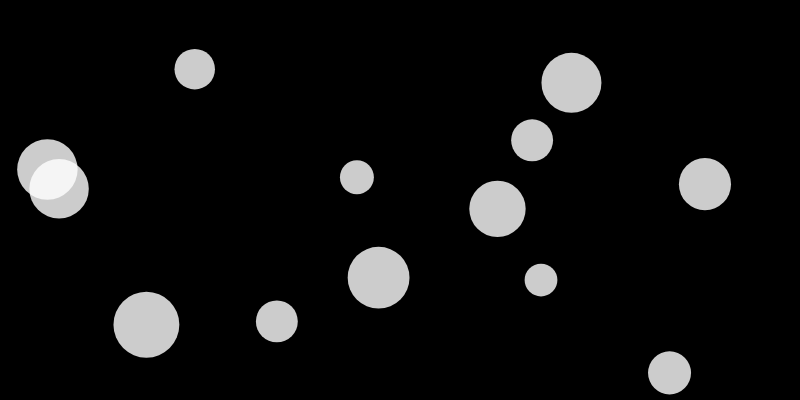
Frame 1 (no input)
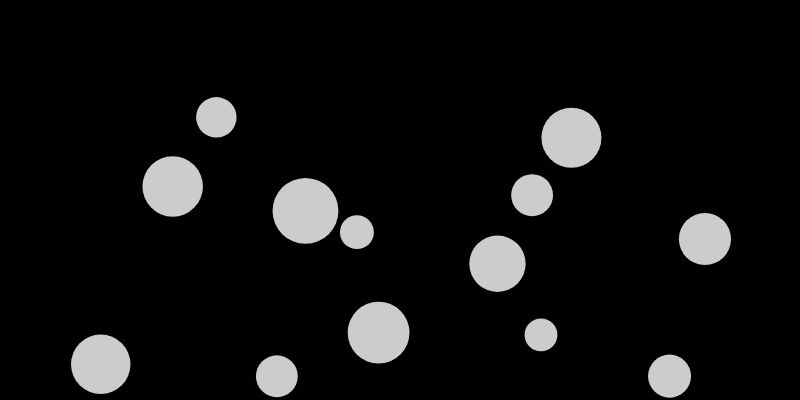
Frame 60 (no input)
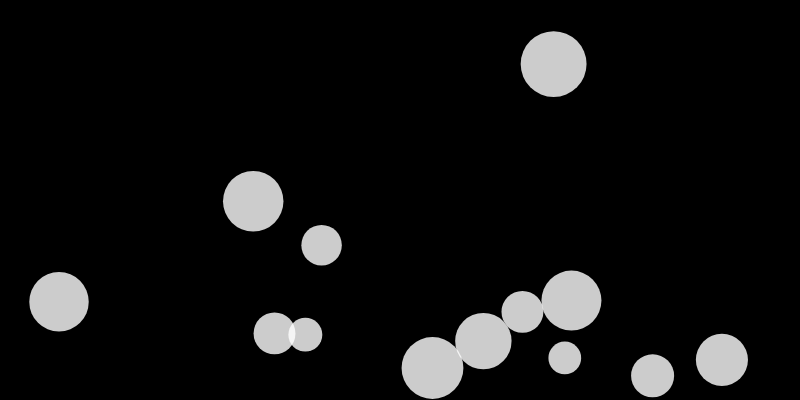
Frame 120 (the mouse pressed at the canvas centre since frame 60)

The p5.js sketch that drew these frames (run headless with seeded random() and noise() and a simulated clock; from frame 60 on, the mouse is pressed at the canvas centre):

// p5.js sketch
// ── sketch.js
/*
 * @name Bouncy Bubbles
 * @arialabel Grey circles of varying sizes bounce off the sides of the canvas and each other, eventually settling on the bottom of the screen
 * @frame 720,400
 * @description  based on code from Keith Peters. Multiple-object collision..
 */

let numBalls = 13;
let spring = 0.05;
let gravity = 0.03;
let friction = -0.9;
let balls = [];

function setup() {
  createCanvas(800, 400);
  for (let i = 0; i < numBalls; i++) {
    balls[i] = new Ball(
      random(width),
      random(height),
      random(30, 70),
      i,
      balls
    );
  }
  noStroke();
  fill(255, 204);
}

function draw() {
  background(0);
  balls.forEach(ball => {
    ball.collide();
    ball.move();
    ball.display();
  });
}

class Ball {
  constructor(xin, yin, din, idin, oin) {
    this.x = xin;
    this.y = yin;
    this.vx = 0;
    this.vy = 0;
    this.diameter = din;
    this.id = idin;
    this.others = oin;
  }

  collide() {
    for (let i = this.id + 1; i < numBalls; i++) {
      // console.log(others[i]);
      let dx = this.others[i].x - this.x;
      let dy = this.others[i].y - this.y;
      let distance = sqrt(dx * dx + dy * dy);
      let minDist = this.others[i].diameter / 2 + this.diameter / 2;
      //   console.log(distance);
      //console.log(minDist);
      if (distance < minDist) {
        //console.log("2");
        let angle = atan2(dy, dx);
        let targetX = this.x + cos(angle) * minDist;
        let targetY = this.y + sin(angle) * minDist;
        let ax = (targetX - this.others[i].x) * spring;
        let ay = (targetY - this.others[i].y) * spring;
        this.vx -= ax;
        this.vy -= ay;
        this.others[i].vx += ax;
        this.others[i].vy += ay;
      }
    }
  }

  move() {
    this.vy += gravity;
    this.x += this.vx;
    this.y += this.vy;
    if (this.x + this.diameter / 2 > width) {
      this.x = width - this.diameter / 2;
      this.vx *= friction;
    } else if (this.x - this.diameter / 2 < 0) {
      this.x = this.diameter / 2;
      this.vx *= friction;
    }
    if (this.y + this.diameter / 2 > height) {
      this.y = height - this.diameter / 2;
      this.vy *= friction;
    } else if (this.y - this.diameter / 2 < 0) {
      this.y = this.diameter / 2;
      this.vy *= friction;
    }
  }

  display() {
    ellipse(this.x, this.y, this.diameter, this.diameter);
  }
}
